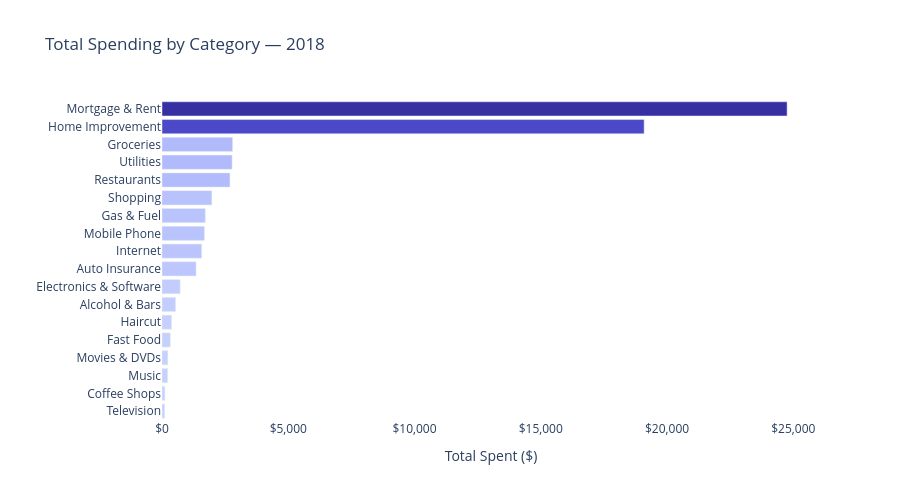

The cell this chart's notebook holds for it:
### Code cell
# ============================================
# CHART 2 — Spending by Category
# ============================================

by_category = spending_df.groupby('Category')['Amount'].sum().reset_index()
by_category = by_category.sort_values('Amount', ascending=True)

fig = px.bar(
    by_category,
    x='Amount',
    y='Category',
    orientation='h',
    title='Total Spending by Category — 2018',
    labels={'Amount': 'Total Spent ($)', 'Category': ''},
    color='Amount',
    color_continuous_scale=[
        [0, '#c7d2fe'],
        [0.5, '#6366f1'],
        [1, '#3730a3']
    ]
)

fig.update_layout(
    plot_bgcolor='white',
    paper_bgcolor='white',
    xaxis_tickprefix='$',
    xaxis_tickformat=',.0f',
    coloraxis_showscale=False,
    height=500
)

fig.show()

### Figure 1 — Plotly figure (JSON) as saved in the notebook; plotly's stock layout.template omitted (floating-point values rounded to 4 significant figures)
{"data": [{"hovertemplate": "Total Spent ($)=%{marker.color}<br>=%{y}<extra></extra>", "legendgroup": "", "marker": {"color": [104.8, 115.5, 224.5, 231.8, 330.6, 378.0, 539.1, 719.0, 1350.0, 1571.0, 1680.0, 1715.0, 1973.0, 2691.0, 2776.0, 2795.0, 19090.0, 24750.0], "coloraxis": "coloraxis", "pattern": {"shape": ""}}, "name": "", "orientation": "h", "showlegend": false, "textposition": "auto", "type": "bar", "x": [104.8, 115.5, 224.5, 231.8, 330.6, 378.0, 539.1, 719.0, 1350.0, 1571.0, 1680.0, 1715.0, 1973.0, 2691.0, 2776.0, 2795.0, 19090.0, 24750.0], "xaxis": "x", "y": ["Television", "Coffee Shops", "Music", "Movies & DVDs", "Fast Food", "Haircut", "Alcohol & Bars", "Electronics & Software", "Auto Insurance", "Internet", "Mobile Phone", "Gas & Fuel", "Shopping", "Restaurants", "Utilities", "Groceries", "Home Improvement", "Mortgage & Rent"], "yaxis": "y"}], "layout": {"barmode": "relative", "coloraxis": {"autocolorscale": false, "colorbar": {"title": {"text": "Total Spent ($)"}}, "colorscale": [[0, "#c7d2fe"], [0.5, "#6366f1"], [1, "#3730a3"]], "showscale": false}, "height": 500, "legend": {"tracegroupgap": 0}, "paper_bgcolor": "white", "plot_bgcolor": "white", "title": {"text": "Total Spending by Category — 2018"}, "xaxis": {"anchor": "y", "domain": [0, 1], "tickformat": ",.0f", "tickprefix": "$", "title": {"text": "Total Spent ($)"}}, "yaxis": {"anchor": "x", "domain": [0, 1], "title": {"text": ""}}}}
